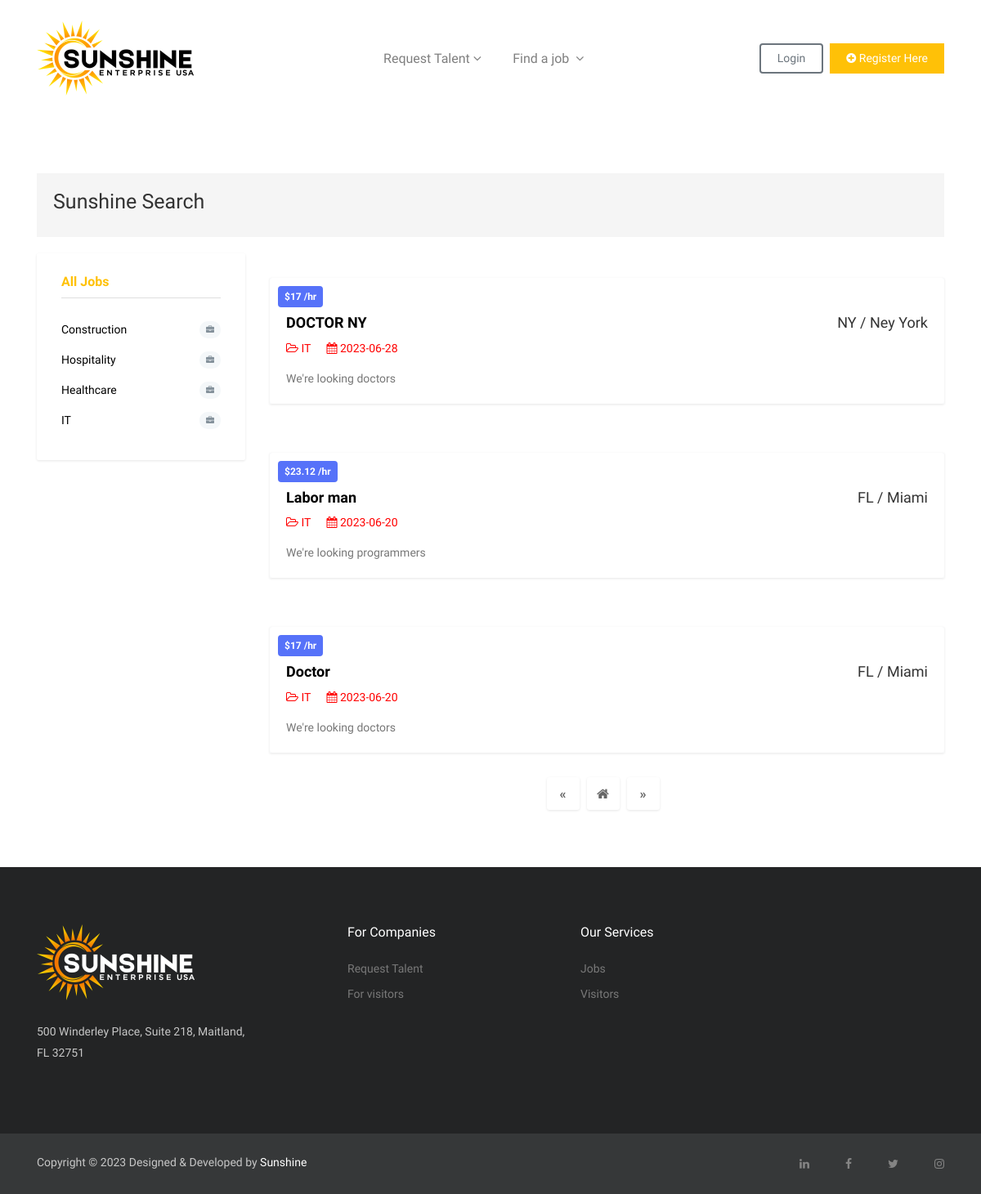
The app's page /industry/it with its own data.
### tables this page shows
CREATE TABLE `industries` (
  `IndustryId` int(3) NOT NULL,
  `Nameindustry` varchar(50) NOT NULL,
  `slug` varchar(100) NOT NULL,
  `disabled` tinyint(4) DEFAULT 0
);

CREATE TABLE `jobs` (
  `id` int(11) NOT NULL,
  `user_id` int(11) DEFAULT NULL,
  `industry_id` int(11) DEFAULT NULL,
  `job_name` varchar(100) NOT NULL,
  `description` text DEFAULT NULL,
  `content` text NOT NULL,
  `time` varchar(20) DEFAULT NULL,
  `state` varchar(20) DEFAULT NULL,
  `city` varchar(20) DEFAULT NULL,
  `zipcode` varchar(10) DEFAULT NULL,
  `salary` double DEFAULT NULL,
  `company_name` varchar(30) DEFAULT NULL,
  `positions` int(11) DEFAULT NULL,
  `date` date DEFAULT current_timestamp(),
  `status` tinyint(4) DEFAULT 0,
  `slug` varchar(100) NOT NULL
);

### app/core/functions.php (called while the page is built, shortened)
<?php
function query(string $query, array $data = []){
	$string = "mysql:hostname=".DBHOST.";dbname=". DBNAME;
    $con = new PDO($string, DBUSER, DBPASS);
    $statement = $con->prepare($query);
    $statement->execute($data);
    $result = $statement->fetchAll(PDO::FETCH_ASSOC);
    if(is_array($result) && !empty($result))
	{
		return $result;
	}
	return false;
}
    function get_pagination_vars(){
        $page_number = $_GET['page'] ?? 1;
        $page_number = empty($page_number) ? 1 : (int)$page_number;
        $page_number = $page_number < 1 ? 1 : $page_number;
        $current_link = $_GET['url'] ?? 'home';
        $current_link = ROUTE.'/'.$current_link;
        $query_string = "";
        if(!strstr($query_string, "page="))
        {
            $query_string .= "&page=".$page_number;
        }
        $query_string = trim($query_string,'&');
        $current_link .= '?'.$query_string;
        $current_link = preg_replace("/page=.*/", "page=".$page_number, $current_link);
        $next_link = preg_replace("/page=.*/", "page=".($page_number+1), $current_link);
        $first_link = preg_replace("/page=.*/", "page=1", $current_link);
        $prev_page_number = $page_number < 2 ? 1 : $page_number - 1;
        $prev_link = preg_replace("/page=.*/", "page=".$prev_page_number, $current_link);
        $result = ['current_link'=> $current_link,
        'next_link'=> $next_link,
        'prev_link'=> $prev_link,
        'first_link'=> $first_link,
        'page_number'=> $page_number
        ];
        return $result;
    }
?>

### app/pages/includes/posts.php (the view)
<div class="product-grid-list">
	<div class="row mt-30">
		<div class="col-lg-12 col-md-12">
			<div class="product-item bg-light">
				<div class="card">
					<div class="thumb-content">
						<div class="my-4">
							<p><div class="price font-weight-bold rounded">$<?= $row['salary']?> /hr</div> </p>
						</div>
					</div>
						<div class="card-body">
							<div class="row">
								<div class='col'>
									<h4 class="card-title text-start"><a href="<?=ROUTE?>/job/<?=$row['slug']?>"><?=$row['job_name']?></a></h4>
								</div>
								<div class='col float-end'>
								<h4 class="text-right"><?= $row['state']?><?=' / '. $row['city']?></h4>
								</div>
							</div>
							<a href="<?=ROUTE?>/job/<?=$row['slug']?>">
								<ul class="list-inline product-meta">
									<li class="list-inline-item">
										<i class="fa fa-folder-open-o"></i> <?= $row['Nameindustry']?>
									</li>
									<li class="list-inline-item">
										<i class="fa fa-calendar"></i> <?= $row['date']?>
									</li>
								</ul>
							</a>
							<p class="card-text"><?= $row['description']?></p>
						</div>
					</div>
				</div>
			</div>
		</div>
	</div>

### public_html/index.php (shortened to what this page needs)
<?php
$url = $_GET['url'] ?? 'home';
$url = strtolower($url);
$url = explode("/", $url);
$page_name = trim($url[0]);
$filename = "../app/pages/".$page_name.".php";
$PAGE = get_pagination_vars();
if(file_exists($filename)){
	require_once $filename;
}else{
	require_once  "../app/pages/404.php";
}
?>

### app/pages/includes/header_general.php (shortened to what this page needs)
<!DOCTYPE html>
<html lang="en">
<head>
	<link href="<?=ROUTE?>/assets/plugins/bootstrap/bootstrap.min.css" rel="stylesheet">
	<link href="<?=ROUTE?>/assets/plugins/bootstrap/bootstrap-slider.css" rel="stylesheet">
	<link href="<?=ROUTE?>/assets/plugins/font-awesome/css/font-awesome.min.css" rel="stylesheet">
	<link href="<?=ROUTE?>/assets/plugins/slick/slick.css" rel="stylesheet">
	<link href="<?=ROUTE?>/assets/plugins/slick/slick-theme.css" rel="stylesheet">
	<link href="<?=ROUTE?>/assets/plugins/jquery-nice-select/css/nice-select.css" rel="stylesheet">
	<link href="<?=ROUTE?>/assets/css/styles_sunshine.css" rel="stylesheet">
	<link href="<?=ROUTE?>/assets/css/style.css" rel="stylesheet">
</head>
<body class="body-wrapper">
<header>
	<div class="container">
		<div class="row">
			<div class="col-md-12">
				<nav class="navbar navbar-expand-lg navbar-light navigation">
					<a class="navbar-brand" href="<?=ROUTE?>/home">
						<img src="<?=ROUTE?>/assets/image/logos/logo1.png" alt="">
					</a>
					<div class="collapse navbar-collapse" id="navbarSupportedContent">
						<ul class="navbar-nav ml-auto main-nav ">
							<li class="nav-item dropdown dropdown-slide @@dashboard">
								<a class="nav-link dropdown-toggle" data-toggle="dropdown" href="#!">Request Talent<span><i class="fa fa-angle-down"></i></span>
								</a>
							</li>
							<li class="nav-item dropdown dropdown-slide @@pages">
								<a class="nav-link dropdown-toggle" href="#" data-toggle="dropdown" aria-haspopup="true" aria-expanded="false">
								Find a job <span><i class="fa fa-angle-down"></i></span>
								</a>
							</li>
						</ul>
						<ul class="navbar-nav ml-auto mt-10">
							<li class="nav-item">
							<a class="nav-link login-button border-secondary text-secondary rounded" href="<?=ROUTE?>/login">Login</a>
							</li>
							<li class="nav-item">
								<a class="nav-link text-white add-button bg-warning" href="<?=ROUTE?>/signup"><i class="fa fa-plus-circle"></i> Register Here</a>
							</li>
						</ul>
					</div>
				</nav>
			</div>
		</div>
	</div>
</header>

### app/pages/industry.php (shortened to what this page needs)
<?php
include '../app/pages/includes/header_general.php';
?>
<section class="section-sm">
	<div class="container">
		<div class="row">
			<div class="col-md-12">
				<div class="search-result bg-gray">
					<h2>Sunshine Search</h2>
				</div>
			</div>
		</div>
		<div class="row">
			<div class="col-lg-3 col-md-4">
				<div class="category-sidebar">
					<div class="widget category-list">
	<h4 class="widget-header"> <a href="<?=ROUTE?>/explore" class="text-warning">All Jobs</a></h4>
	<?php
				$query = "select * from industries";
				$rows = query($query);
				if($rows){
					foreach($rows as $row){
						?>
						<ul class="category-list">
							<li><a href="<?=ROUTE?>/industry/<?=$row['slug']?>"<?=$row['Nameindustry']?>><?=$row['Nameindustry']?><span><i class="fa fa-briefcase" aria-hidden="true"></i></span></a></li>
						</ul>
						<?php
					}
				}else{
				?>
				<div class="alert alert-danger" role="alert">We can't find more industries</div>
				<?php
				}
			?>
			</div>
				</div>
			</div>
			<div class="col-lg-9 col-md-8">
			<?php
				$limit = 3;
				$offset = ($PAGE['page_number']-1) * $limit;
				$industry_slug = $url[1] ?? null;
				if(!empty ($industry_slug)){
					$query = "select jobs.*,industries.Nameindustry from jobs join industries on jobs.industry_id = industries.IndustryId where jobs.industry_id in (select IndustryId from industries where slug = :industry_slug && disabled = 1) && jobs.status = 1 order by id desc limit $limit offset $offset";
					$rows = query($query,['industry_slug'=>$industry_slug]);
				}else{
					$rows = '';
				}
				if(!empty ($rows)){
					foreach($rows as $row){
						include '../app/pages/includes/posts.php';
					}
				}else{
					?>
					<div class="alert alert-danger" role="alert">We can't find jobs</div>
					<?php
				}
			?>
				<div class="pagination justify-content-center">
					<nav aria-label="Page navigation example">
						<ul class="pagination">
							<li class="page-item">
								<a class="page-link" href="<?=$PAGE['prev_link'] ?>" aria-label="Previous">
									<span aria-hidden="true">&laquo;</span>
								</a>
							</li>
							<li class="page-item"><a class="page-link" href="<?=$PAGE['first_link'] ?>"><i class="fa fa-home" aria-hidden="true"></i></a></li>
							<li class="page-item">
								<a class="page-link" href="<?=$PAGE['next_link'] ?>" aria-label="Next">
									<span aria-hidden="true">&raquo;</span>
								</a>
							</li>
						</ul>
					</nav>
				</div>
			</div>
		</div>
	</div>
</section>
<?php
include '../app/pages/includes/footer.php';
?>

### app/pages/includes/footer.php (shortened to what this page needs)
<footer class="footer section section-sm">
  <div class="container">
    <div class="row">
      <div class="col-lg-3 col-md-7 offset-md-1 offset-lg-0 mb-4 mb-lg-0">
        <div class="block about">
          <img src="<?=ROUTE?>/assets/image/logos/logo-dark1.png" alt="logo">
          <p class="alt-color">500 Winderley Place, Suite 218, Maitland, FL 32751</p>
        </div>
      </div>
      <div class="col-lg-2 offset-lg-1 col-md-3 col-6 mb-4 mb-lg-0">
        <div class="block">
          <h4>For Companies</h4>
          <ul>
            <li><a href="request">Request Talent</a></li>
            <li><a href="visit">For visitors</a></li>
          </ul>
        </div>
      </div>
	  <div class="col-lg-2 offset-lg-1 col-md-3 col-6 mb-4 mb-lg-0">
        <div class="block">
          <h4>Our Services</h4>
          <ul>
            <li><a href="explore">Jobs</a></li>
            <li><a href="visit">Visitors</a></li>
          </ul>
        </div>
      </div>
    </div>
  </div>
</footer>
<footer class="footer-bottom">
  <div class="container">
    <div class="row">
      <div class="col-lg-6 text-center text-lg-left mb-3 mb-lg-0">
        <div class="copyright">
        <p>Copyright &copy; <?php echo date("Y")?> Designed & Developed by <a class="text-white" href="#">Sunshine</a></p>
        </div>
      </div>
      <div class="col-lg-6">
        <ul class="social-media-icons text-center text-lg-right">
          <li><a class="fa fa-linkedin" href="https://www.linkedin.com/company/sunshine-enterprise-usa"></a></li>
          <li><a class="fa fa-facebook" href="https://www.facebook.com/sunshineenterpriseusa"></a></li>
          <li><a class="fa fa-twitter" href="https://twitter.com/SunshineEnterp5"></a></li>
          <li><a class="fa fa-instagram" href="https://www.instagram.com/sunshine_recruit/"></a></li>
        </ul>
      </div>
    </div>
  </div>
</footer>
</body>
</html>

### public_html/assets/css/styles_sunshine.css (style rules this page uses)
body { line-height: 1.5; font-family: "Muli", sans-serif; }
p, li, input, select, button { font-family: "Muli", sans-serif; color: #666; font-size: 14px; font-weight: 400; }
h1, h2, h3, h4, h5, h6 { font-family: "Muli", sans-serif; font-weight: 600; color: #333; }
p { color: #666; }
h2 { font-size: 25px; }
h4 { font-size: 18px; }
p { color: #888; }
ul.pagination li { margin-right: 10px; }
ul.pagination li a { border-radius: 3px !important; font-size: 16px; padding: 0; height: 50px; width: 50px; line-height: 50px; text-align: center; border-color: transparent; box-shadow: 0px 1px 3px 0px rgba(0, 0, 0, 0.1); color: #666; }
ol, ul { margin: 0; padding: 0; list-style: none; }
a { transition: all 0.3s ease-in 0s; color: #000; }
.section { padding: 100px 0; }
.section-sm { padding: 70px 0; }
.mt-30 { margin-top: 30px; }
.alt-color { color: #c7c7c7; }
ul.pagination li a { font-weight: 600; border-radius: 3px !important; font-size: 16px; padding: 0; height: 40px; width: 40px; line-height: 40px; text-align: center; border-color: transparent; box-shadow: 0px 1px 3px 0px rgba(0, 0, 0, 0.1); color: #666; }
.bg-light { background: #fff; }
.bg-gray { background: #F5F5F5; }
.navigation { padding: 20px 0; }
.navigation .navbar-nav { text-align: center; }
.login-button { border: 2px solid #dedede; margin-right: 8px; padding: 6px 20px !important; }
.add-button { background: #28a745; color: #fff; padding: 8px 20px !important; display: inline-block; }
.main-nav .nav-item .nav-link { font-size: 16px; line-height: 43px; padding: 0 20px; }
.main-nav .nav-item .nav-link span { margin-left: 4px; }
.main-nav .nav-item .nav-link.dropdown-toggle { padding-right: 10px; }
.main-nav .nav-item .dropdown-toggle::after { border: none; }
.nav-item.dropdown { position: relative; }
@media (min-width: 992px) { .dropdown-slide { position: static; } }
.search-result { padding: 20px; margin-bottom: 20px; }
.product-item { box-shadow: 0px 1px 3px 0px rgba(0, 0, 0, 0.1); margin-bottom: 30px; }
.product-item .card { border: none; }
.product-item .card .card-body { padding: 20px; }
.product-item .card .card-body .card-title { font-size: 18px; margin-bottom: 5px; font-weight: 600; }
.product-item .card .card-body .card-text { color: #777; }
.product-item .thumb-content { position: relative; }
.product-item .thumb-content .price { position: absolute; top: 10px; left: 10px; background: #ffc107; color: #fff; display: inline-block; padding: 4px 8px; font-size: 12px; }
.product-item .product-meta { margin-bottom: 15px; }
.product-item .product-meta li { margin-right: 15px; }
.widget { background: #fff; box-shadow: 0px 1px 3px 0px rgba(0, 0, 0, 0.1); padding: 25px 30px 30px; margin-bottom: 30px; border-radius: 2px; }
.widget .widget-header { display: block; font-size: 16px; font-weight: 600; margin-bottom: 20px; padding-bottom: 10px; border-bottom: 1px solid #dedede; }
.widget.category-list ul li a { padding: 8px 0; display: block; transition: all linear 0.3s; }
.widget.category-list ul li a span { float: right; font-size: 10px; background: #F4F7F9; border-radius: 10px; padding: 3px 8px; color: #84919B; }
.footer { background: #232425; }
.footer .block h4 { color: #fff; font-size: 16px; margin-bottom: 25px; }
.footer .block.about img { margin-bottom: 25px; }
.footer .block.about p { line-height: 26px; }
.footer .block ul li { margin-bottom: 10px; }
.footer .block ul li a { display: block; font-size: 14px; color: #797979; }
.footer-bottom { position: relative; background: #363839; padding: 25px 0; }
.footer-bottom .copyright p { color: #c7c7c7; margin-bottom: 0; }
.footer-bottom .social-media-icons { margin-right: -20px; }
.footer-bottom .social-media-icons li { display: inline-block; }
.footer-bottom .social-media-icons li a { color: #848484; padding: 0 20px; }

### records on screen
industries: Nameindustry "Construction"
industries: Nameindustry "Hospitality"
industries: Nameindustry "Healthcare"
industries: Nameindustry "IT"
jobs: salary "17", job_name "DOCTOR NY", state "NY", city "Ney York", industry.Nameindustry "IT", date "2023-06-28", description "We're looking doctors"
jobs: salary "23.12", job_name "Labor man", state "FL", city "Miami", industry.Nameindustry "IT", date "2023-06-20", description "We're looking programmers"
jobs: salary "17", job_name "Doctor", state "FL", city "Miami", industry.Nameindustry "IT", date "2023-06-20", description "We're looking doctors"
